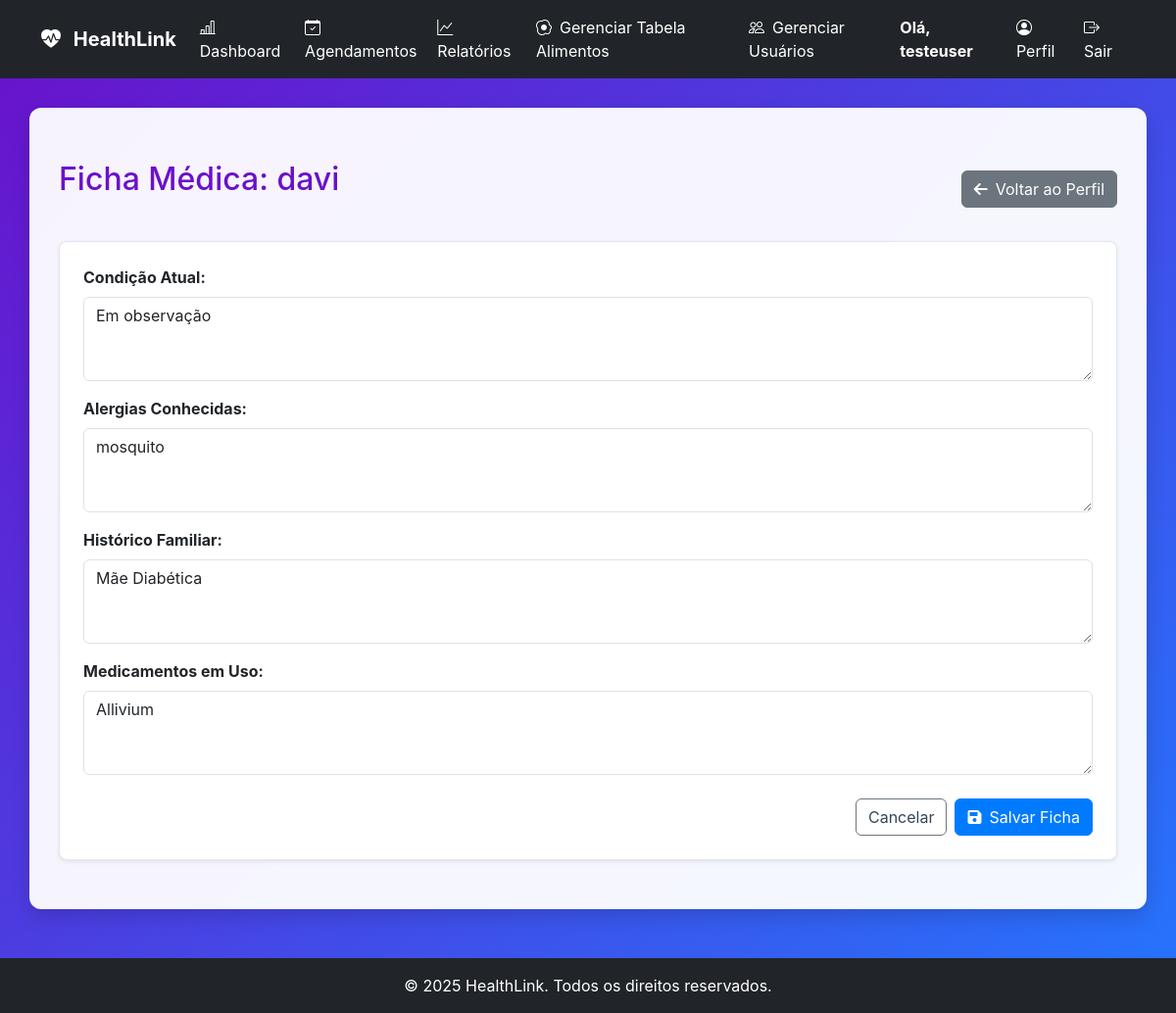
/ficha_medica/2 (signed in), run on an earlier commit of the app's database.
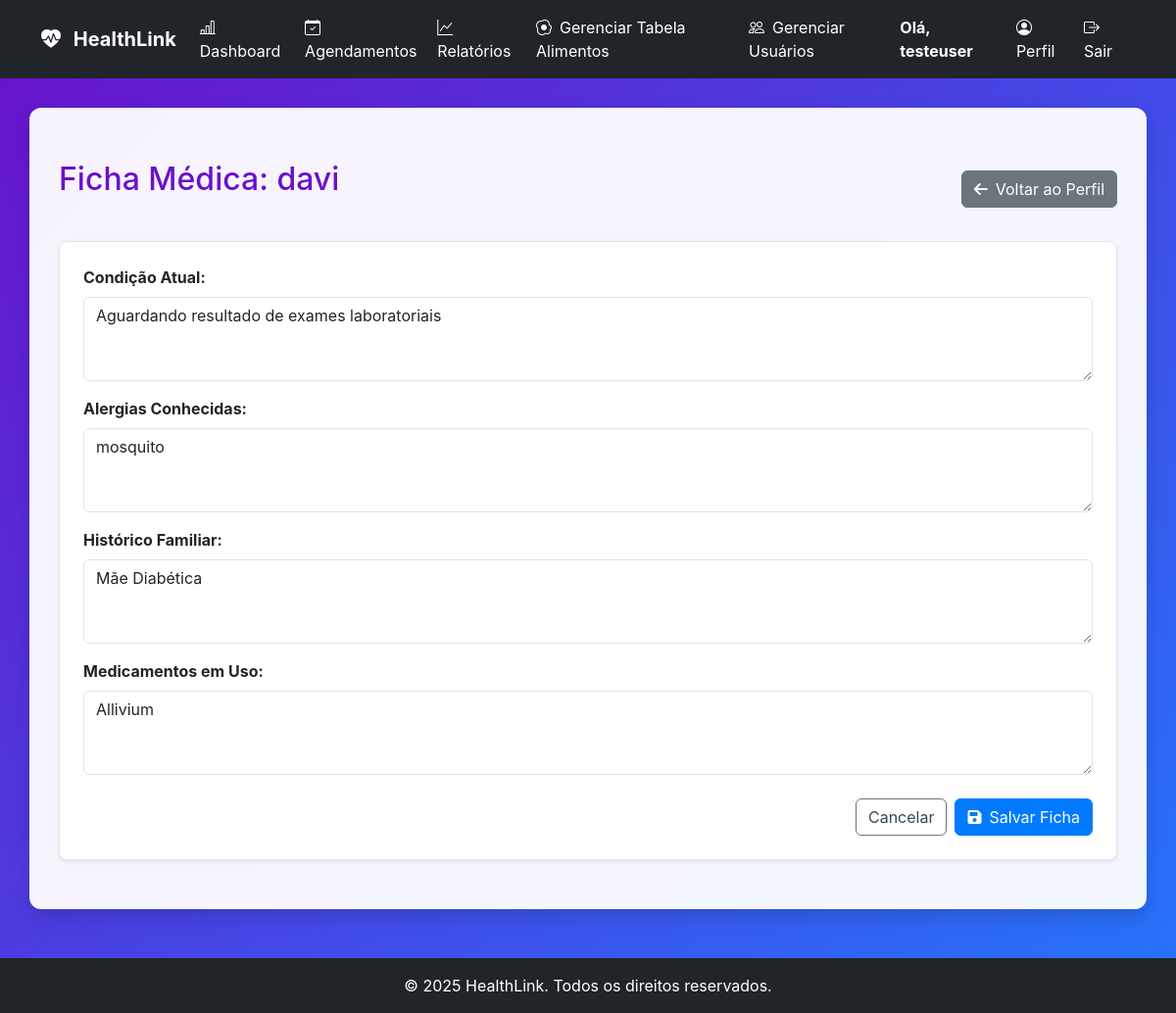
And on a later commit of the database.
### tables this page shows
CREATE TABLE users (
                    id INTEGER PRIMARY KEY,
                    username TEXT UNIQUE NOT NULL,
                    password_hash TEXT NOT NULL,
                    role TEXT NOT NULL DEFAULT 'paciente',
                    email TEXT,
                    nome TEXT,
                    razao_ic REAL,
                    fator_sensibilidade REAL,
                    data_nascimento TEXT,
                    sexo TEXT
                , nome_completo TEXT, telefone TEXT, medico_id INTEGER, meta_glicemia INTEGER, documento TEXT, crm TEXT, especialidade TEXT, cns TEXT, ric_manha REAL, ric_almoco REAL, ric_jantar REAL, fsi_manha REAL, fsi_almoco REAL, fsi_jantar REAL);

CREATE TABLE fichas_medicas (
                    paciente_id INTEGER PRIMARY KEY,
                    historico_clinico TEXT,
                    medicacoes_atuais TEXT,
                    alergias TEXT,
                    observacoes_medicas TEXT,
                    FOREIGN KEY (paciente_id) REFERENCES users (id)
                );

### app.py (the view, shortened to what this page needs)
@app.route('/ficha_medica/<int:paciente_id>', methods=['GET', 'POST'])
@login_required
def ficha_medica(paciente_id):
    paciente = db_manager.carregar_usuario_por_id(paciente_id)
    if not paciente or paciente.get('role') != 'paciente':
        flash('Paciente não encontrado.', 'danger')
        return redirect(url_for('dashboard'))
    if not current_user.is_admin and not db_manager.medico_tem_acesso_a_paciente(current_user.id, paciente_id):
        flash('Acesso negado. Você não tem permissão para visualizar a ficha deste paciente.', 'danger')
        return redirect(url_for('dashboard'))
    ficha_medica_data = db_manager.carregar_ficha_medica(paciente_id)
    if not ficha_medica_data:
        ficha_medica_data = {'paciente_id': paciente_id}
    return render_template('ficha_medica.html', paciente=paciente, ficha=ficha_medica_data, tipos_diabetes=TIPOS_DIABETES)

### app.py (called while the page is built)
@app.context_processor
def inject_now():
    return {'now': datetime.now}

### database_manager.py (called while the page is built)
    def get_db_connection(self):
        conn = sqlite3.connect(self.db_path)
        conn.execute("PRAGMA foreign_keys = ON;")
        conn.row_factory = sqlite3.Row
        return conn

    def carregar_usuario_por_id(self, user_id):
        conn = self.get_db_connection()
        user_data = conn.execute(
            "SELECT id, username, role, email, nome_completo, razao_ic, fator_sensibilidade, data_nascimento, sexo, telefone, medico_id FROM users WHERE id = ?",
            (user_id,)
        ).fetchone()
        conn.close()
        return dict(user_data) if user_data else None

    def carregar_ficha_medica(self, paciente_id):
        with self.get_db_connection() as conn:
            cursor = conn.cursor()
            cursor.execute("""
                SELECT historico_clinico, medicacoes_atuais, alergias, observacoes_medicas
                FROM fichas_medicas
                WHERE paciente_id = ?
            """, (paciente_id,))
            ficha = cursor.fetchone()
            if ficha:
                return {
                    'condicao_atual': ficha[0],          # Mapeia para historico_clinico
                    'medicamentos_uso': ficha[1],        # Mapeia para medicacoes_atuais
                    'alergias': ficha[2],
                    'historico_familiar': ficha[3],      # Mapeia para observacoes_medicas
                }
            return None

### models.py (called while the page is built)
    @property
    def is_admin(self):
        return self.role == 'admin'

    @property
    def is_paciente(self):
        return self.role == 'paciente' or self.role == 'user'

### templates/ficha_medica.html (shortened to what this page needs)
{% extends "base.html" %}
{% block content %}
<div class="container mt-4">
    <div class="d-flex justify-content-between align-items-center mb-4">
        <h2>Ficha Médica: {{ paciente.username }}</h2>
        <a href="{{ url_for('perfil_paciente', paciente_id=paciente.id) }}" class="btn btn-secondary">
            <i class="fas fa-arrow-left me-2"></i>Voltar ao Perfil
        </a>
    </div>
    <div class="card p-4 shadow-sm">
        <form action="{{ url_for('salvar_ficha_medica') }}" method="POST">
            <div class="mb-3">
                <label for="condicao_atual" class="form-label fw-bold">Condição Atual:</label>
                <textarea id="condicao_atual" name="condicao_atual" class="form-control" rows="3"
                    placeholder="Descreva a condição de saúde atual do paciente...">{{ ficha.condicao_atual if ficha and ficha.condicao_atual is not none else '' }}</textarea>
            </div>
            <div class="mb-3">
                <label for="alergias" class="form-label fw-bold">Alergias Conhecidas:</label>
                <textarea id="alergias" name="alergias" class="form-control" rows="3"
                    placeholder="Liste as alergias do paciente...">{{ ficha.alergias if ficha and ficha.alergias is not none else '' }}</textarea>
            </div>
            <div class="mb-3">
                <label for="historico_familiar" class="form-label fw-bold">Histórico Familiar:</label>
                <textarea id="historico_familiar" name="historico_familiar" class="form-control" rows="3"
                    placeholder="Detalhe o histórico de doenças familiares relevantes...">{{ ficha.historico_familiar if ficha and ficha.historico_familiar is not none else '' }}</textarea>
            </div>
            <div class="mb-3">
                <label for="medicamentos_uso" class="form-label fw-bold">Medicamentos em Uso:</label>
                <textarea id="medicamentos_uso" name="medicamentos_uso" class="form-control" rows="3"
                    placeholder="Liste os medicamentos que o paciente está a tomar...">{{ ficha.medicamentos_uso if ficha and ficha.medicamentos_uso is not none else '' }}</textarea>
            </div>
            <div class="d-flex justify-content-end gap-2 mt-4">
                <a href="{{ url_for('perfil_paciente', paciente_id=paciente.id) }}" class="btn btn-outline-secondary">Cancelar</a>
                <button type="submit" class="btn btn-primary">
                    <i class="fas fa-save me-2"></i>Salvar Ficha
                </button>
            </div>
        </form>
    </div>
</div>
{% endblock %}

### templates/base.html (shortened to what this page needs)
<!DOCTYPE html>
<html lang="pt-br">
<head>
    <link href="https://cdn.jsdelivr.net/npm/bootstrap@5.3.0/dist/css/bootstrap.min.css" rel="stylesheet">
    <link href="https://cdn.jsdelivr.net/npm/bootstrap-icons/font/bootstrap-icons.css" rel="stylesheet">
    <link rel="stylesheet" href="https://cdnjs.cloudflare.com/ajax/libs/font-awesome/6.0.0-beta3/css/all.min.css">
    <link rel="stylesheet" href="{{ url_for('static', filename='css/style.css') }}">
</head>
<body>
    <nav class="navbar navbar-expand-lg navbar-dark bg-dark">
        <div class="container">
            <a class="navbar-brand fw-bold" href="{{ url_for('index') }}">
                <i class="bi bi-heart-pulse-fill me-2"></i> HealthLink
            </a>
            <div class="collapse navbar-collapse" id="navbarNav">
                <ul class="navbar-nav me-auto">
                    {% if current_user.is_authenticated %}
                    <li class="nav-item">
                        <a class="nav-link" href="{{ url_for('dashboard') }}">
                            <i class="bi bi-bar-chart-line me-2"></i>Dashboard
                        </a>
                    </li>
                    {% if current_user.is_paciente %}
                    <li class="nav-item">
                        <a class="nav-link" href="{{ url_for('registros') }}">
                            <i class="bi bi-journal-text me-2"></i>Meus Registros
                        </a>
                    </li>
                    <li class="nav-item">
                        <a class="nav-link" href="{{ url_for('relatorios.relatorios_page') }}">
                            <i class="bi bi-graph-up me-2"></i>Relatórios
                        </a>
                    </li>
                    <li class="nav-item">
                        <a class="nav-link" href="{{ url_for('registrar_glicemia') }}">
                            <i class="bi bi-droplet-fill me-2"></i>Registrar Glicemia
                        </a>
                    </li>
                    <li class="nav-item">
                        <a class="nav-link" href="{{ url_for('registrar_refeicao') }}">
                            <i class="bi bi-utensils me-2"></i>Registrar Refeição
                        </a>
                    </li>
                    <li class="nav-item">
                        <a class="nav-link" href="{{ url_for('minhas_consultas') }}">
                            <i class="bi bi-calendar-event me-2"></i>Minhas Consultas
                        </a>
                    </li>
                    {% elif current_user.role in ['medico', 'secretario', 'admin'] %}
                    <li class="nav-item">
                        <a class="nav-link" href="{{ url_for('gerenciar_agendamentos') }}">
                            <i class="bi bi-calendar-check me-2"></i>Agendamentos
                        </a>
                    </li>
                    <li class="nav-item">
                        <a class="nav-link" href="{{ url_for('relatorios.relatorios_page') }}">
                            <i class="bi bi-graph-up me-2"></i>Relatórios
                        </a>
                    </li>
                    {% if current_user.role in ['secretario', 'admin'] %}
                    <li class="nav-item">
                        <a class="nav-link" href="{{ url_for('registrar_alimento_redirect') }}">
                            <i class="bi bi-egg-fried me-2"></i>Gerenciar Tabela Alimentos
                        </a>
                    </li>
                    <li class="nav-item">
                        <a class="nav-link" href="{{ url_for('gerenciar_usuarios') }}">
                            <i class="bi bi-people me-2"></i>Gerenciar Usuários
                        </a>
                    </li>
                    {% endif %}
                    {% endif %}
                    {% endif %}
                </ul>
                <ul class="navbar-nav">
                    {% if current_user.is_authenticated %}
                    <li class="nav-item me-3 d-flex align-items-center">
                        <span class="navbar-text text-white fw-bold">
                            Olá, {{ current_user.username or current_user.nome_completo }}
                        </span>
                    </li>
                    <li class="nav-item">
                        <a class="nav-link" href="{{ url_for('perfil_paciente', paciente_id=current_user.id) }}">
                            <i class="bi bi-person-circle me-2"></i>Perfil
                        </a>
                    </li>
                    <li class="nav-item">
                        <a class="nav-link text-danger" href="{{ url_for('logout') }}">
                            <i class="bi bi-box-arrow-right me-2"></i>Sair
                        </a>
                    </li>
                    {% endif %}
                </ul>
            </div>
        </div>
    </nav>
    <main id="main-content">
        <div class="container">
            {% block content %}
            {% endblock %}
        </div>
    </main>
    <footer class="text-white text-center py-3 mt-5 bg-dark">
        &copy; {{ now().year }} HealthLink. Todos os direitos reservados.
    </footer>
</body>
</html>

### static/css/style.css (style rules this page uses)
:root { --primary-color: #007bff; --accent-color: #6a11cb; --text-dark: #344759; --text-light: white; --gradient-bg: linear-gradient(135deg, #6a11cb 0%, #2575fc 100%); --success-color: #28a745; --danger-color: #dc3545; --info-color: #17a2b8; --shadow-sm: 0 2px 4px rgba(0, 0, 0, 0.1); --shadow-lg: 0 8px 20px rgba(0, 0, 0, 0.15); }
body, html { margin: 0; padding: 0; height: 100%; font-family: -apple-system, BlinkMacSystemFont, "Segoe UI", Roboto, "Helvetica Neue", Arial, sans-serif; color: var(--text-dark); }
#app-wrapper, body { background: var(--gradient-bg); min-height: 100vh; }
#main-content { background-color: rgba(255, 255, 255, 0.95); border-radius: 12px; box-shadow: var(--shadow-lg); padding: 30px; margin: 30px auto 50px auto; max-width: 1200px; width: 95%; display: block; }
#main-content .container { max-width: 100%; width: 100%; margin-top: 0; padding: 0; background-color: transparent; }
.navbar-nav .nav-link, .navbar-brand { color: var(--text-light) !important; }
h1, h2, h3 { color: var(--accent-color); margin-top: 0; margin-bottom: 20px; }
.card { background-color: white; border: 1px solid #e0e6ed; border-radius: 8px; box-shadow: var(--shadow-sm); padding: 20px; margin-bottom: 20px; }
.btn-primary { background-color: var(--primary-color); border-color: var(--primary-color); color: white; }
.card a, .card h6, .card p { color: var(--text-dark) !important; background: transparent !important; }

What changed in the data, as far as the page shows it:
changed fichas_medicas "mosquito": condicao_atual "Em observação" → "Aguardando resultado de exames laboratoriais"
